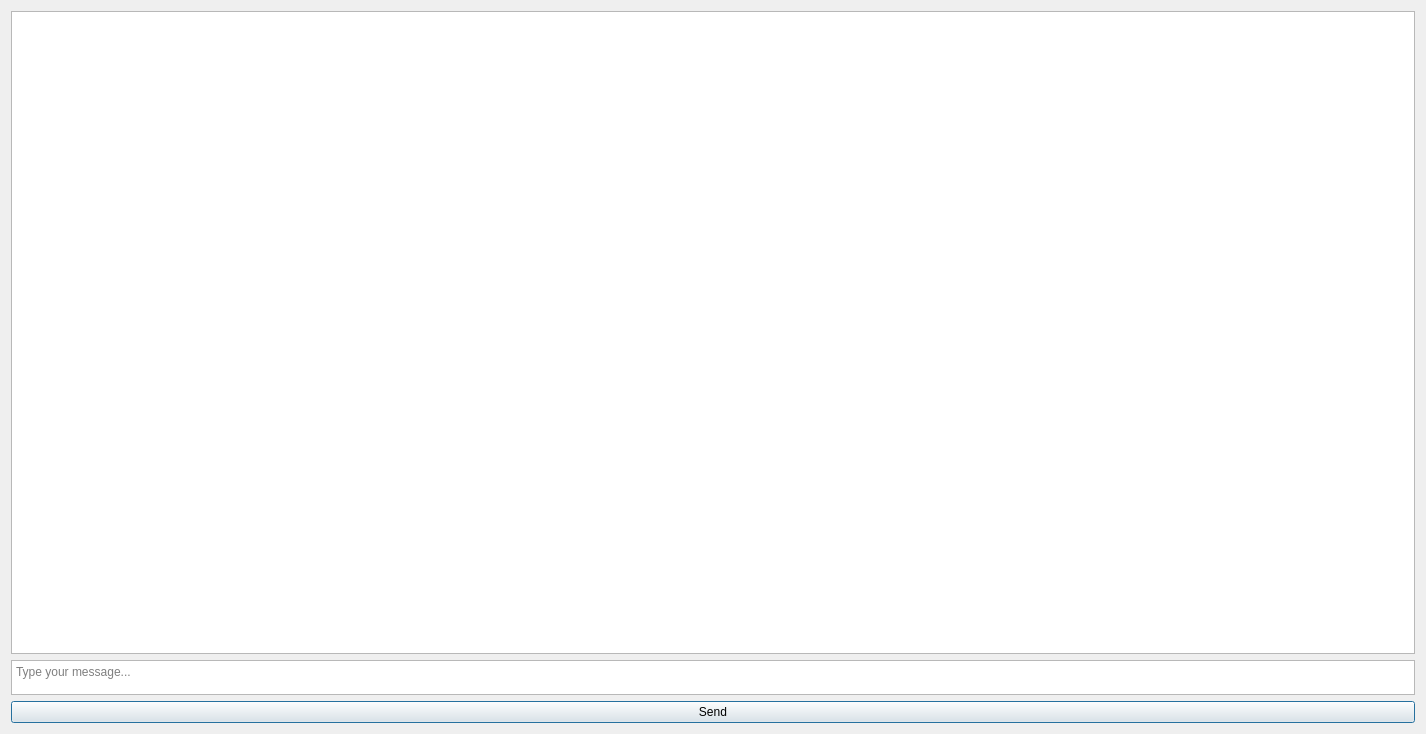
<?xml version="1.0" encoding="UTF-8"?>
<ui version="4.0">
 <class>AIDialog</class>
 <widget class="QDialog" name="AIDialog">
  <property name="geometry">
   <rect>
    <x>0</x>
    <y>0</y>
    <width>1426</width>
    <height>734</height>
   </rect>
  </property>
  <property name="windowTitle">
   <string>Chat with AI</string>
  </property>
  <layout class="QVBoxLayout" name="verticalLayout">
   <item>
    <widget class="QListWidget" name="listWidgetChat"/>
   </item>
   <item>
    <widget class="QTextEdit" name="textEditInput">
     <property name="sizePolicy">
      <sizepolicy hsizetype="Expanding" vsizetype="Expanding">
       <horstretch>20</horstretch>
       <verstretch>0</verstretch>
      </sizepolicy>
     </property>
     <property name="minimumSize">
      <size>
       <width>0</width>
       <height>0</height>
      </size>
     </property>
     <property name="maximumSize">
      <size>
       <width>16777215</width>
       <height>35</height>
      </size>
     </property>
     <property name="placeholderText">
      <string>Type your message...</string>
     </property>
    </widget>
   </item>
   <item>
    <widget class="QPushButton" name="buttonSend">
     <property name="text">
      <string>Send</string>
     </property>
    </widget>
   </item>
  </layout>
 </widget>
 <resources/>
 <connections/>
</ui>
